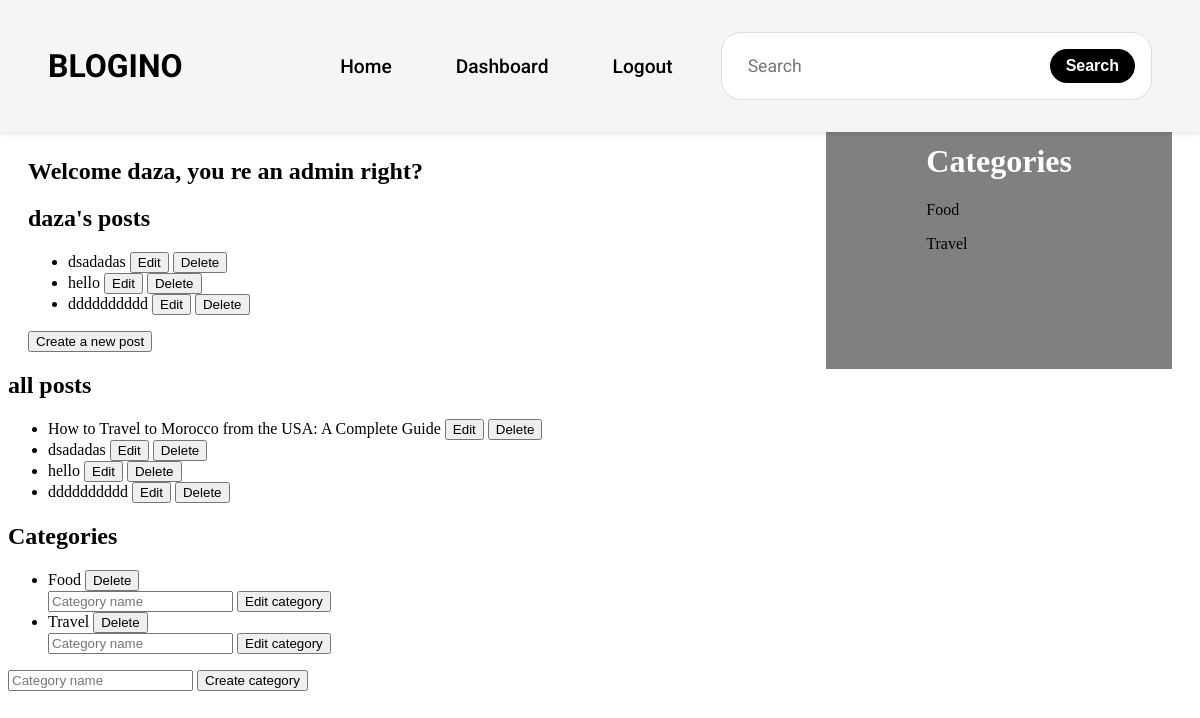
The app's page /dashboard/ (signed in), older data.
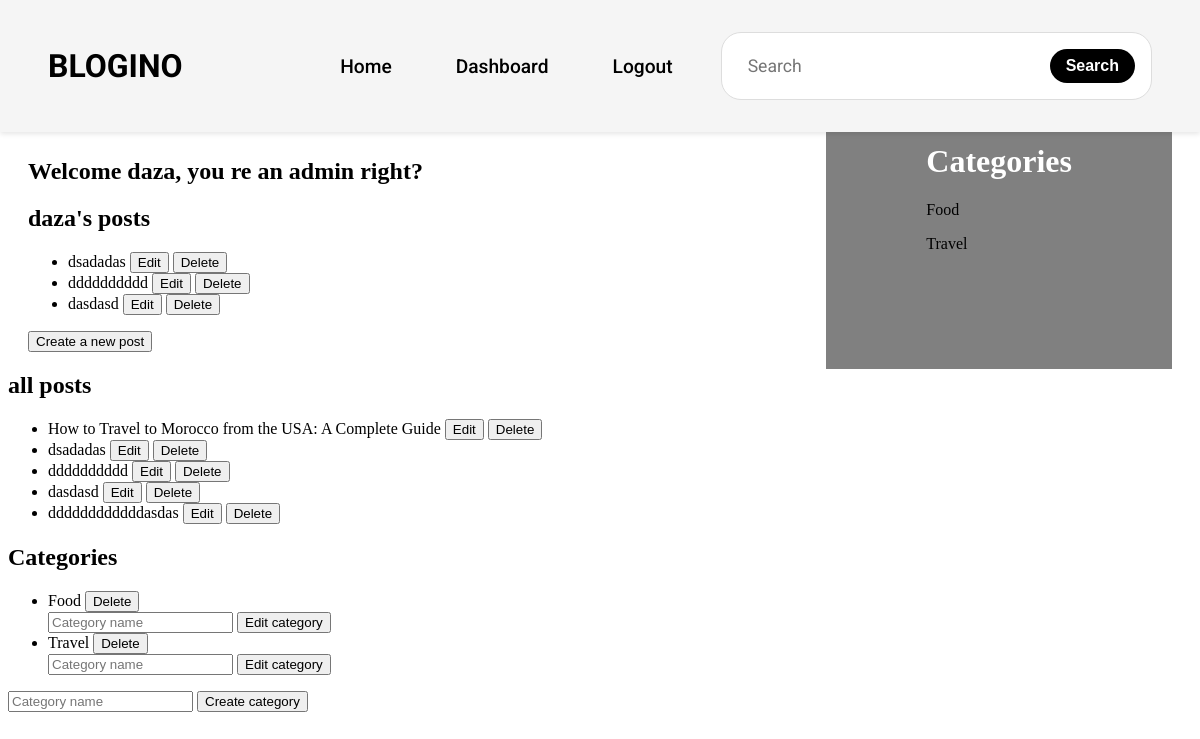
The same page, newer data.
### landing/models.py (models this page shows, shortened)
class Category(models.Model):
    name = models.CharField(max_length=100)

class Post(models.Model):
    title = models.CharField(max_length=100)
    user = models.ForeignKey(User, on_delete=models.CASCADE)
    content = RichTextField(blank=True, null=True)
    likes = models.PositiveIntegerField(default=0)
    created_at = models.DateTimeField(auto_now_add=True)
    updated_at = models.DateTimeField(auto_now=True)
    category = models.ForeignKey(Category, on_delete=models.CASCADE)

### landing/views.py (the view)
# urls.py: path('dashboard/', views.dashboard, name='dashboard'),
@login_required
def dashboard(request):
    categories = Category.objects.all()
    user = request.user
    posts = Post.objects.filter(user=request.user)
    all_posts = Post.objects.all()
    context = {
        'categories': categories,
        'posts': posts,
        'user': user,
        'all_posts': all_posts,
    }
    return render(request, 'landing/dashboard.html', context)

### templates/landing/dashboard.html (shortened to what this page needs)
{% load static %}
<!DOCTYPE html>
<html lang="en">
<head>
    <link rel="stylesheet" href="{% static 'landing/css/components/menu.css' %}">
    <link rel="stylesheet" href="{% static 'landing/css/components/sidebar.css' %}">
    <link rel="stylesheet" href="{% static 'landing/css/components/posts.css' %}">
    <link href='https://unpkg.com/boxicons@2.1.4/css/boxicons.min.css' rel='stylesheet'>
</head>
<body>
    {% block menu %}
        {% include 'landing/components/menu.html' %}
    {% endblock %}
    {% block category %}
        {% include 'landing/components/sidebar.html' %}
    {% endblock %}
    {% block dashboard %}
        <div class="dashboard">
            <h1>Dashboard</h1>
            <div class="posts">
                {% if user.is_superuser %}
                    <h2>Welcome {{user}}, you re an admin right?</h2>
                {% else %}
                    <h2>Welcome {{user}}, you re a user right?</h2>
                {% endif %}
                <h2>{{user}}'s posts</h2>
                <ul>
                    {% for post in posts %}
                        <li>
                            <a href="{% url 'landing:post_detail' post.id %}">{{ post.title }} </a>
                            <button><a href="{% url 'landing:edit_post' post.id %}">Edit</a></button>
                            <button><a href="{% url 'landing:delete_post' post.id %}">Delete</a></button>
                        </li>
                    {% endfor %}
                </ul>
                <button><a href="{% url 'landing:create_post' %}">Create a new post</a></button>
            </div>
            {% if user.is_superuser %}
                <h2>all posts</h2>
                <ul>
                    {% for post in all_posts %}
                        <li>
                            <a href="{% url 'landing:post_detail' post.id %}">{{ post.title }} </a>
                            <button><a href="{% url 'landing:edit_post' post.id %}">Edit</a></button>
                            <button><a href="{% url 'landing:delete_post' post.id %}">Delete</a></button>
                        </li>
                    {% endfor %}
                </ul>
            {% endif %}
            <div class="categories">
                <h2>Categories</h2>
                <ul>
                    {% for category in categories %}
                        <li>
                            <a href="{% url 'landing:category' category.id %}">{{ category.name }}</a>
                            <button><a href="{% url 'landing:delete_category' category.id %}">Delete</a></button>
                            <form action="{% url 'landing:edit_category' category.id %}" method="POST">
                                <input type="text" name="name" placeholder="Category name">
                                <button type="submit">Edit category</button>
                            </form>
                        </li>
                    {% endfor %}
                </ul>
                <form action="{% url 'landing:create_category' %}" method="POST">
                    <input type="text" name="name" placeholder="Category name">
                    <button type="submit">Create category</button>
                </form>
            </div>
        </div>
    {% endblock %}
</body>
</html>

### templates/landing/components/sidebar.html
{% block sidebar %}
    <div class="sidebar">
        <h1 class="sidebar__title">Categories</h1>
        {% for category in categories %}
            <p> <a href="{% url 'landing:category' category.id %}"> {{ category.name }} </a></p>
        {% endfor %}
    </div>
{% endblock %}

Row changes from the older to the newer data that the page shows:
removed Post: title "hello"
added Post: title "dasdasd"
added Post: title "ddddddddddddasdas", shown under "all posts"
